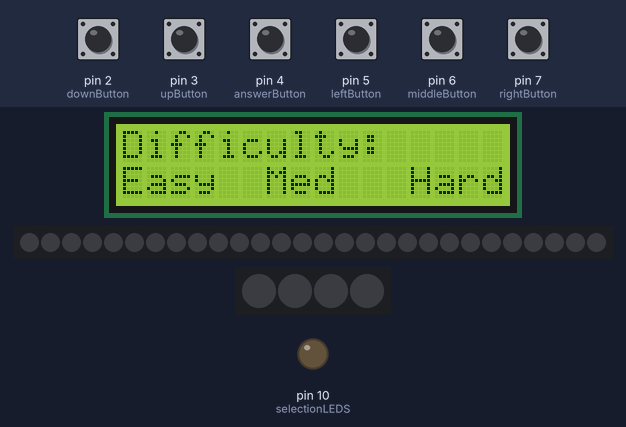
Recording of a sketch running on a simulated Arduino Uno, built with avr-gcc and run on an emulated ATmega328P. Shown: 16×2 character LCD, 28 RGB LEDs in strip order, left to right, 4 RGB LEDs in strip order, left to right, output pins drawn as LEDs (lit = HIGH). Inputs (shaded band) come from the test bench; at power-on: pin 2 (downButton), pin 3 (upButton), pin 4 (answerButton), pin 5 (leftButton), pin 6 (middleButton), pin 7 (rightButton) LOW. Dim RGB values are drawn brighter than linear; random numbers use the default seed unless the sketch sets one.

Above: at 1.2 s.
1.3 s: pin 7 (rightButton) pulled HIGH for 1 s
At 3.1 s:
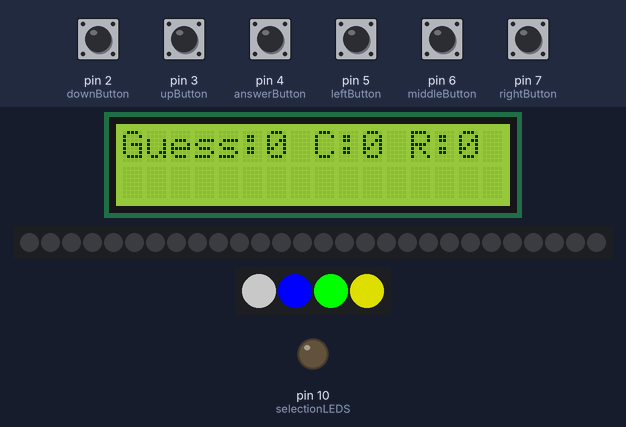
3.8 s: pin 4 (answerButton) pulled HIGH for 0.15 s
At 4.7 s:
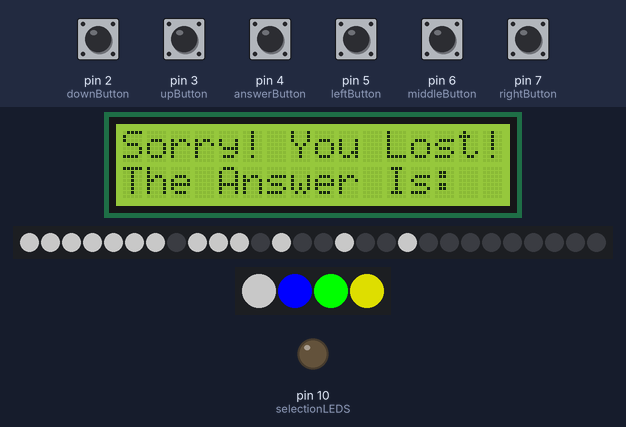
6.9 s: pin 6 (middleButton) pulled HIGH for 0.15 s
At 7.8 s:
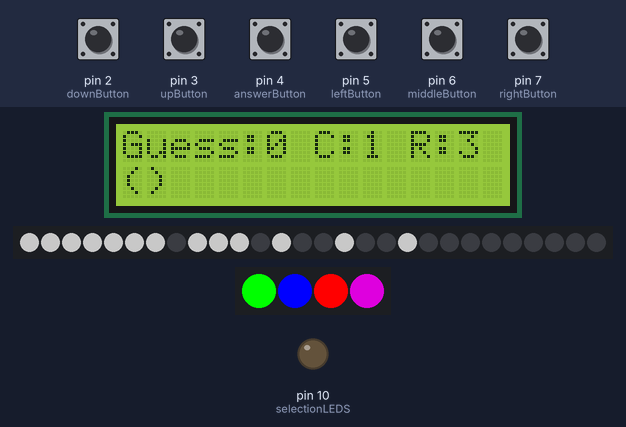
8.6 s: pin 4 (answerButton) pulled HIGH for 1 s
At 9.0 s:
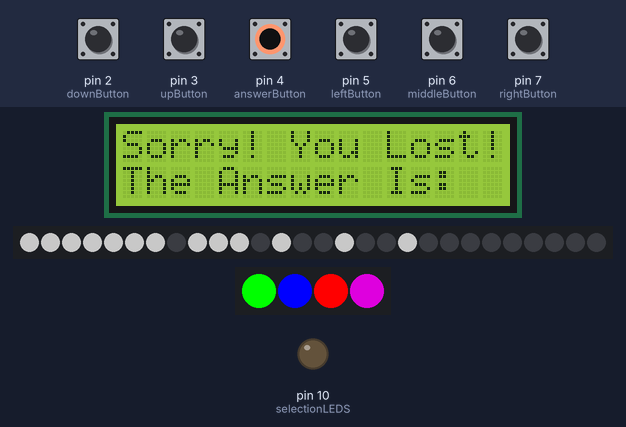
12.6 s: pin 5 (leftButton) pulled HIGH for 0.15 s
At 13.1 s:
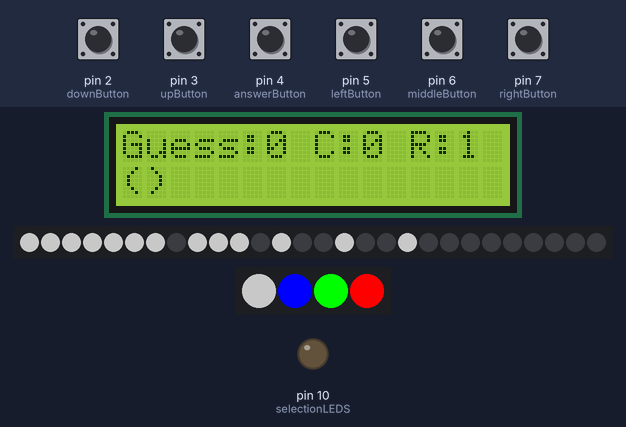
14.2 s: pin 7 (rightButton) pulled HIGH for 0.15 s
At 14.31 s:
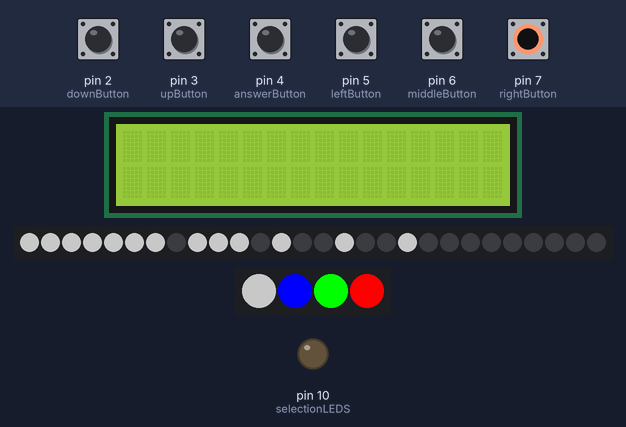
Timing chart, 0 to 16.9 s (numbered marks = the images above; inputs shaded):
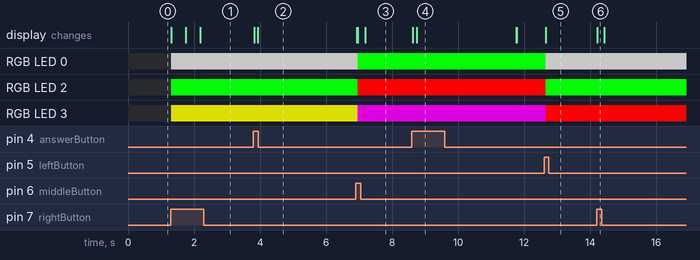

The sketch:

code.ino
```cpp
// include nessecary libraries
#include <Adafruit_NeoPixel.h>
#include <LiquidCrystal_I2C.h>

// define pins
#define leftButton 5
#define middleButton 6
#define rightButton 7
#define selectionLEDS 10
#define slotLEDS 8
#define answerLEDS 9
#define answerButton 4
#define upButton 3
#define downButton 2

// create arrays
int slotLED[7][4];
int selectionLED[4];
int answer[4];
int guessHint[7][2];

// create and initialize variables
bool selectDifficulty = true;
bool winner = false;
bool loser = false;
int correctSpots = 0;
int difficulty;
int currentSlot = 0;
int currentGuess = 0;
int correct = 0;
int wrongSpot = 0;
int currentHint = 0;

// define the lcd and 2 pixel strips
LiquidCrystal_I2C lcd(0x20, 16, 2);
Adafruit_NeoPixel pixels(28, slotLEDS, NEO_GRB + NEO_KHZ800);
Adafruit_NeoPixel picking(4, selectionLEDS, NEO_GRB + NEO_KHZ800);
Adafruit_NeoPixel answerLED(4, answerLEDS, NEO_GRB + NEO_KHZ800);
/*
setup()

Use: sets pinMode of all pins and initiates needed components
*/
void setup()
{
  // define each state of each pin
  pinMode(leftButton, INPUT);
  pinMode(middleButton, INPUT);
  pinMode(rightButton, INPUT);
  pinMode(selectionLEDS, OUTPUT);
  pinMode(slotLEDS, OUTPUT);
  pinMode(answerButton, INPUT);
  pinMode(upButton, INPUT);
  pinMode(downButton, INPUT);

  // initialize the lcd, pixels, and create randomizer
  lcd.init();
  lcd.backlight();
  pixels.begin();
  answerLED.begin();
  randomSeed(analogRead(0));
}

/*
loop()

Use: Main loop in program, runs main function
*/
void loop()
{
  // only run to select difficulty
  while(selectDifficulty)
  {
    // clear the lcd and prompt the user for a selection
    lcd.setCursor(0,0);
    lcd.print("Difficulty:");
    lcd.setCursor(0,1);
    lcd.print("Easy  Med   Hard");
    // user selected easy mode
    if(digitalRead(leftButton) == 1)
    {
      // set difficulty and stop the loop
      difficulty = 1;
      selectDifficulty = false;
      lcd.clear();
      // create led sequence for 4 possible colours
      for(int i = 0; i < 4; i++)
      {
      	selectionLED[i] = 0;
        answer[i] = random(3);
        if(i == 1)
        {
          while(answer[i] == answer[i-1])
          {
            answer[i] = random(4);
          }
        }
        if(i == 2)
        {
          while(answer[i] == answer[i-2] || answer[i] == answer[i-1])
          {
            answer[i] = random(4);
          }
        }
        if(i == 3)
        {
          while(answer[i] == answer[i-3] || answer[i] == answer[i-2] || answer[i] == answer[i-1])
          {
            answer[i] = random(4);
          }
        }
      }
      // start the game using functions
      updateSelection();
      resetGuesses();
    }
    // set medium difficulty
    if(digitalRead(middleButton) == 1)
    {
      // set difficulty and exit loop
      difficulty = 2;
      selectDifficulty = false;
      lcd.clear();
      // generate 6 different possible colours in a 4 sequence
      for(int i = 0; i < 4; i++)
      {
      	selectionLED[i] = 0;
        answer[i] = random(6);
        if(i == 1)
        {
          while(answer[i] == answer[i-1])
          {
            answer[i] = random(6);
          }
        }
        if(i == 2)
        {
          while(answer[i] == answer[i-2] || answer[i] == answer[i-1])
          {
            answer[i] = random(6);
          }
        }
        if(i == 3)
        {
          while(answer[i] == answer[i-3] || answer[i] == answer[i-2] || answer[i] == answer[i-1])
          {
            answer[i] = random(6);
          }
        }
      }
      // start the game and reset values
      updateSelection();
      resetGuesses();
    }
    // user selected hard difficulty
    if(digitalRead(rightButton) == 1)
    {
      // set difficulty to hard and stop the loop
      difficulty = 3;
      selectDifficulty = false;
      lcd.clear();
      // generate a random 8 colour 4 led sequence
      for(int i = 0; i < 4; i++)
      {
      	selectionLED[i] = 0;
        answer[i] = random(8);
        if(i == 1)
        {
          while(answer[i] == answer[i-1])
          {
            answer[i] = random(8);
          }
        }
        if(i == 2)
        {
          while(answer[i] == answer[i-2] || answer[i] == answer[i-1])
          {
            answer[i] = random(8);
          }
        }
        if(i == 3)
        {
          while(answer[i] == answer[i-3] || answer[i] == answer[i-2] || answer[i] == answer[i-1])
          {
            answer[i] = random(8);
          }
        }
      }
      // start the game and reset variables
      updateSelection();
      resetGuesses();
    }
  }

  // check if left button is pressed
  if(digitalRead(leftButton) == 1)
  {
    // if the slot is not smaller than 0 then go one slot left
    if(currentSlot > 0)
    {
      currentSlot--;
      lcd.clear();
      delay(200);
    }
  }
  // check if right button is pressed
  if(digitalRead(rightButton) == 1)
  {
    // if the slot is not bigger than 4 go one slot right
    if(currentSlot < 4)
    {
      currentSlot++;
      lcd.clear();
      delay(200);
    }
  }
  //if the middle button is pressed cycle through different colors
  if(digitalRead(middleButton) == 1)
  {
    switch(difficulty)
    {
      case 1:
      	if(selectionLED[currentSlot] < 4)
        {
          selectionLED[currentSlot]++;
          delay(200);
        }
      	if(selectionLED[currentSlot] == 4)
        {
          selectionLED[currentSlot] = 0;
        }
      	break;
      case 2:
      	if(selectionLED[currentSlot] < 6)
        {
          selectionLED[currentSlot]++;
          delay(200);
        }
      	if(selectionLED[currentSlot] == 6)
        {
          selectionLED[currentSlot] = 0;
        }
      	break;
      case 3:
      	if(selectionLED[currentSlot] < 8)
        {
          selectionLED[currentSlot]++;
          delay(200);
        }
      	if(selectionLED[currentSlot] == 8)
        {
          selectionLED[currentSlot] = 0;
        }
      	break;
    }
    // update the selection led strip
    updateSelection();
  }

  // if the difficulty has been selected
  if(selectDifficulty != true)
  {
    // indicate where the slot being changed is
    switch(currentSlot)
  	{
   	  case 0:
    	lcd.setCursor(0,1);
    	lcd.print("()");
    	break;

      case 1:
    	lcd.setCursor(4,1);
    	lcd.print("()");
    	break;

      case 2:
    	lcd.setCursor(9,1);
    	lcd.print("()");
    	break;

      case 3:
    	lcd.setCursor(14,1);
    	lcd.print("()");
    	break;
  	}
  }
  // if the answer button is pressed drop the leds
  if(digitalRead(answerButton) == 1)
  {
    dropGuess();
  }
  // update the hint on the lcd
  updateHint();
  // if the user has won show the win screen
  if(winner)
  {
    winScreen();
  }
  // if the user has lost show the lose screen
  if(loser)
  {
    loseScreen();
  }
}
/*
updateSelection()

Use: update the colours in the selection strip
*/
void updateSelection()
{
  // for every led in the strip
  for(int i = 0; i < 4; i++)
  {
    // for each colour change the colour
    switch(selectionLED[i])
    {
      case 0:
      	picking.setPixelColor(i, pixels.Color(100, 100, 100));
      	break;
      case 1:
      	picking.setPixelColor(i, pixels.Color(255, 0, 0));
      	break;
      case 2:
      	picking.setPixelColor(i, pixels.Color(0, 255, 0));
      	break;
      case 3:
      	picking.setPixelColor(i, pixels.Color(0, 0, 255));
      	break;
      case 4:
      	picking.setPixelColor(i, pixels.Color(0, 155, 155));
      	break;
      case 5:
      	picking.setPixelColor(i, pixels.Color(155, 0, 155));
      	break;
      case 6:
      	picking.setPixelColor(i, pixels.Color(155, 155, 0));
      	break;
      case 7:
      	picking.setPixelColor(i, pixels.Color(155, 50, 80));
      	break;
    }

    for(int i = 0; i < 4;i++)
    {
      switch(answer[i])
    {
      case 0:
      	answerLED.setPixelColor(i, pixels.Color(100, 100, 100));
      	break;
      case 1:
      	answerLED.setPixelColor(i, pixels.Color(255, 0, 0));
      	break;
      case 2:
      	answerLED.setPixelColor(i, pixels.Color(0, 255, 0));
      	break;
      case 3:
      	answerLED.setPixelColor(i, pixels.Color(0, 0, 255));
      	break;
      case 4:
      	answerLED.setPixelColor(i, pixels.Color(0, 155, 155));
      	break;
      case 5:
      	answerLED.setPixelColor(i, pixels.Color(155, 0, 155));
      	break;
      case 6:
      	answerLED.setPixelColor(i, pixels.Color(155, 155, 0));
      	break;
      case 7:
      	answerLED.setPixelColor(i, pixels.Color(155, 50, 80));
      	break;

    }
    }
  }
  // update the leds
  picking.show();
  answerLED.show();
}
/*
dropGuess()

Use: transfer the leds from selection to the guesses
*/
void dropGuess()
{
  //for each slot
  for(int i = 0; i < 4; i++)
  {
    // copy over the leds and if it is correct add to the value
    slotLED[currentGuess][i] = selectionLED[i];
    if(selectionLED[i] == answer[i])
    {
      correct++;
    }
  }
  // store the number of correct in the hint
  guessHint[currentGuess][0] = correct;

  // check if leds are correct but in the wrong spot
  if(selectionLED[0] == answer[1] || selectionLED[0] == answer[2] || selectionLED[0] == answer[3])
  {
    wrongSpot++;
  }
  if(selectionLED[1] == answer[0] || selectionLED[1] == answer[2] || selectionLED[1] == answer[3])
  {
    wrongSpot++;
  }
  if(selectionLED[2] == answer[0] || selectionLED[2] == answer[1] || selectionLED[2] == answer[3])
  {
    wrongSpot++;
  }
  if(selectionLED[3] == answer[0] || selectionLED[3] == answer[1] || selectionLED[3] == answer[2])
  {
    wrongSpot++;
  }

  // store value in the hint and update for next turn
  guessHint[currentGuess][1] = wrongSpot;
  updateLED();
  checkAnswer();
  currentGuess++;
  wrongSpot = 0;
  correct = 0;
  if(currentGuess == 6)
  {
    loser = true;
  }
}

/*
updateLED()

Use: update each led colour in the main array of leds
*/
void updateLED()
{
  // for every slot change the colour in the slot
  for(int i = 0; i < 4; i++)
  {
    switch(selectionLED[i])
    {
      case 0:
      	pixels.setPixelColor(i+(currentGuess*4), pixels.Color(100, 100, 100));
      	break;
      case 1:
      	pixels.setPixelColor(i+(currentGuess*4), pixels.Color(255, 0, 0));
      	break;
      case 2:
      	pixels.setPixelColor(i+(currentGuess*4), pixels.Color(0, 255, 0));
      	break;
      case 3:
      	pixels.setPixelColor(i+(currentGuess*4), pixels.Color(0, 0, 255));
      	break;
      case 4:
      	pixels.setPixelColor(i+(currentGuess*4), pixels.Color(0, 155, 155));
      	break;
      case 5:
      	pixels.setPixelColor(i+(currentGuess*4), pixels.Color(155, 0, 155));
      	break;
      case 6:
      	pixels.setPixelColor(i+(currentGuess*4), pixels.Color(155, 155, 0));
      	break;
      case 7:
      	pixels.setPixelColor(i+(currentGuess*4), pixels.Color(155, 50, 80));
      	break;
    }
  }
  // update the leds
  pixels.show();
}
/*
resetGuesses

Use: reset each slot of the board at the start of the game
*/
void resetGuesses()
{
  // for each slot reset the value
  for(int i = 0; i < 7; i++)
  {
    for(int j = 0; j < 2; j++)
    {
      guessHint[i][j] == 0;
    }
  }
  correct = 0;
  wrongSpot = 0;
}

/*
checkAnswer()

Use: Checks the answer after each turn
*/
void checkAnswer()
{
  // for each slot in the selection
  for(int i = 0; i < 4; i++)
  {
    // check if correct
    if(selectionLED[i] == answer[i])
    {
      correctSpots++;
    }
  }
  // if all are correct make winner true
  if(correctSpots == 4)
  {
    winner = true;
  }
  correctSpots = 0;
}

/*
winScreen()

Use: show the win screen to the user and reset board for next game
*/
void winScreen()
{
  // print you win
  lcd.clear();
  lcd.print("YOU WIN!!!!");
  pixels.clear();
  // turn all pixels white and show winning combo on selection leds
  for(int i = 0; i < 4; i++)
  {
    for(int j = 0; j < 7; j++)
    {
      pixels.setPixelColor(i*j, pixels.Color(100, 100, 100));
    }
  }
  pixels.show();
  delay(3000);

  // reset each variable
  selectDifficulty = true;
  winner = false;
  loser = false;
  correctSpots = 0;
  difficulty;
  currentSlot = 0;
  currentGuess = 0;
  correct = 0;
  wrongSpot = 0;

  currentHint = 0;

  resetGuesses();
  lcd.clear();
}
/*
updateHint()

Use: updates the hint on the lcd with button presses
*/
void updateHint()
{
  // check if up or down button is pressed to cycle through hints
  if(digitalRead(upButton) == 1 && currentHint > 0)
  {
    currentHint--;
  }
  if(digitalRead(downButton) == 1 && currentHint < 6)
  {
    currentHint++;
  }
  // print out the current guesses hint
  lcd.setCursor(0,0);
  lcd.print("Guess:");
  lcd.print(currentHint);
  lcd.print(" C:");
  lcd.print(guessHint[currentHint][0]);
  lcd.print(" R:");
  lcd.print(guessHint[currentHint][1]);
}
/*
loseScreen()

Use: show the lose screen to the user and reset board for next game
*/
void loseScreen()
{
  // print you win
  lcd.clear();
  lcd.print("Sorry! You Lost!");
  lcd.setCursor(0,1);
  lcd.print("The Answer Is:");
  pixels.clear();
  // turn all pixels white and show winning combo on selection leds
  for(int i = 0; i < 4; i++)
  {
    for(int j = 0; j < 7; j++)
    {
      pixels.setPixelColor(i*j, pixels.Color(100, 100, 100));
    }
  }
  pixels.show();

  for(int i = 0; i < 4; i++)
  {
     switch(answer[i])
    {
      case 0:
      	picking.setPixelColor(i, pixels.Color(100, 100, 100));
      	break;
      case 1:
      	picking.setPixelColor(i, pixels.Color(255, 0, 0));
      	break;
      case 2:
      	picking.setPixelColor(i, pixels.Color(0, 255, 0));
      	break;
      case 3:
      	picking.setPixelColor(i, pixels.Color(0, 0, 255));
      	break;
      case 4:
      	picking.setPixelColor(i, pixels.Color(0, 155, 155));
      	break;
      case 5:
      	picking.setPixelColor(i, pixels.Color(155, 0, 155));
      	break;
      case 6:
      	picking.setPixelColor(i, pixels.Color(155, 155, 0));
      	break;
      case 7:
      	picking.setPixelColor(i, pixels.Color(155, 50, 80));
      	break;
    }
  }
  picking.show();
  delay(3000);

  // reset each variable
  selectDifficulty = true;
  winner = false;
  loser = false;
  correctSpots = 0;
  difficulty;
  currentSlot = 0;
  currentGuess = 0;
  correct = 0;
  wrongSpot = 0;

  currentHint = 0;

  resetGuesses();
  lcd.clear();
}
```

Measured:
- after the input at 1.3 s, RGB LED 0: off → RGB(100, 100, 100) at once; RGB LED 2: off → RGB(0, 255, 0) at once; RGB LED 3: off → RGB(155, 155, 0) at once; the display: first changes at once (image 1 shows a later state)
- after the input at 3.8 s, the display: first changes at once (image 2 shows a later state)
- after the input at 8.6 s, the display: first changes at once (image 4 shows a later state)
- after the input at 12.6 s, RGB LED 0: RGB(0, 255, 0) → RGB(100, 100, 100) after 0.05 s; RGB LED 2: RGB(255, 0, 0) → RGB(0, 255, 0) after 0.05 s; RGB LED 3: RGB(155, 0, 155) → RGB(255, 0, 0) after 0.05 s; the display: changes after 0.05 s (image 5)
- after the input at 14.2 s, the display: changes at once (image 6)
